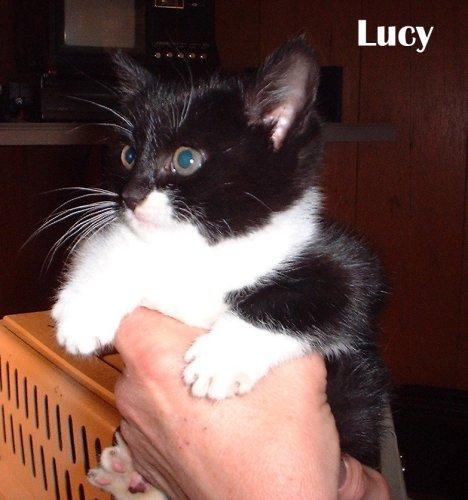
#> input picture kagglecatsanddogs_5340/PetImages/Cat/10084.jpg, 468 x 500 px; its folder holds 3 pictures in this run
$ python dogs_vs_cats_svm.py
#> lines starting #> are read from the running program, lines starting #| are printed output that depends on the picture
import os
import cv2
import numpy as np
from sklearn.model_selection import train_test_split
from sklearn.svm import SVC
from sklearn.metrics import accuracy_score

data = []
labels = []

base_path = "kagglecatsanddogs_5340/PetImages"

for category in ["Cat", "Dog"]:
    folder = os.path.join(base_path, category)
    label = 0 if category == "Cat" else 1

    for file in os.listdir(folder)[:200]:
        try:
            img_path = os.path.join(folder, file)
            img = cv2.imread(img_path)
#> img is the input picture: shape (500, 468, 3); mean B, G, R 73, 78.2, 105

            if img is None:
                continue

            img = cv2.resize(img, (64, 64))
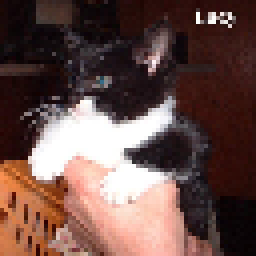
#> img: shape (64, 64, 3) (shown 4 times larger); mean B, G, R 72.7, 78, 104.8

            data.append(img.flatten())
            labels.append(label)

        except:
            pass
#> pass 2 of the loop `for category in ["Cat", "Dog"]:`:
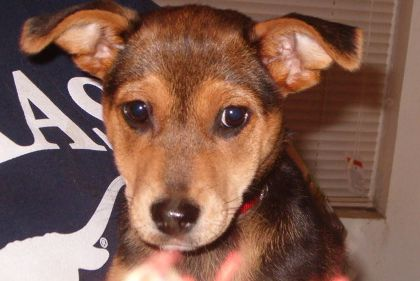
#> input picture kagglecatsanddogs_5340/PetImages/Dog/10289.jpg, 420 x 281 px
#> img is the input picture: shape (281, 420, 3); mean B, G, R 79.7, 93.5, 129.9
#> `img = cv2.resize(img, (64, 64))`:
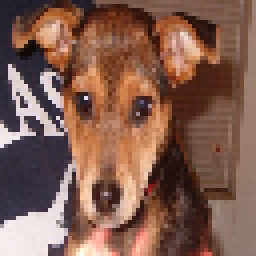
#> img: shape (64, 64, 3) (shown 4 times larger); mean B, G, R 79.7, 93.6, 130

X = np.array(data)
y = np.array(labels)

X_train, X_test, y_train, y_test = train_test_split(
    X, y,
    test_size=0.2,
    random_state=42
)

model = SVC(kernel="linear")

model.fit(X_train, y_train)

predictions = model.predict(X_test)

print("Accuracy:", accuracy_score(y_test, predictions))
